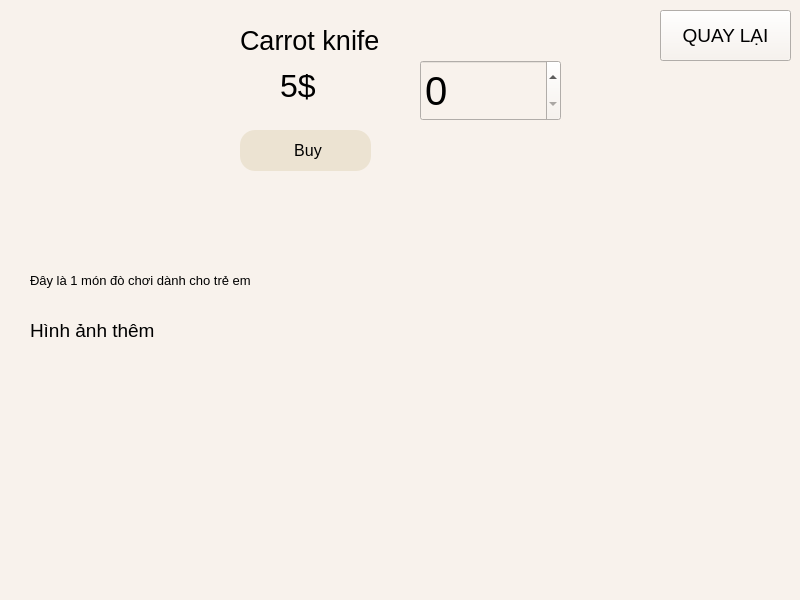
<?xml version="1.0" encoding="UTF-8"?>
<ui version="4.0">
 <class>MainWindow</class>
 <widget class="QMainWindow" name="MainWindow">
  <property name="geometry">
   <rect>
    <x>0</x>
    <y>0</y>
    <width>800</width>
    <height>600</height>
   </rect>
  </property>
  <property name="windowTitle">
   <string>Carrot Knife Page</string>
  </property>
  <property name="styleSheet">
   <string notr="true">background-color: #F8F2EC;</string>
  </property>
  <widget class="QWidget" name="centralwidget">
   <widget class="QPushButton" name="bt_back">
    <property name="geometry">
     <rect>
      <x>660</x>
      <y>10</y>
      <width>131</width>
      <height>51</height>
     </rect>
    </property>
    <property name="font">
     <font>
      <pointsize>14</pointsize>
     </font>
    </property>
    <property name="text">
     <string>QUAY LẠI</string>
    </property>
   </widget>
   <widget class="QLabel" name="label_7">
    <property name="geometry">
     <rect>
      <x>30</x>
      <y>230</y>
      <width>61</width>
      <height>41</height>
     </rect>
    </property>
    <property name="font">
     <font>
      <pointsize>14</pointsize>
     </font>
    </property>
    <property name="text">
     <string>Mô tả</string>
    </property>
   </widget>
   <widget class="QLabel" name="label_12">
    <property name="geometry">
     <rect>
      <x>640</x>
      <y>420</y>
      <width>131</width>
      <height>101</height>
     </rect>
    </property>
    <property name="text">
     <string/>
    </property>
    <property name="pixmap">
     <pixmap>../material/carrot knife5.jpg</pixmap>
    </property>
    <property name="scaledContents">
     <bool>true</bool>
    </property>
   </widget>
   <widget class="QLabel" name="label_11">
    <property name="geometry">
     <rect>
      <x>440</x>
      <y>420</y>
      <width>131</width>
      <height>101</height>
     </rect>
    </property>
    <property name="text">
     <string/>
    </property>
    <property name="pixmap">
     <pixmap>../material/carrot knife4.jfif</pixmap>
    </property>
    <property name="scaledContents">
     <bool>true</bool>
    </property>
   </widget>
   <widget class="QPushButton" name="bt_buy">
    <property name="geometry">
     <rect>
      <x>240</x>
      <y>130</y>
      <width>131</width>
      <height>41</height>
     </rect>
    </property>
    <property name="font">
     <font>
      <family>Segoe UI</family>
      <pointsize>12</pointsize>
      <weight>50</weight>
      <italic>false</italic>
      <bold>false</bold>
     </font>
    </property>
    <property name="styleSheet">
     <string notr="true">background-color: #ECE3D2;
font: 12pt &quot;Segoe UI&quot;;
border-radius: 15px;
padding-left: 5px;</string>
    </property>
    <property name="text">
     <string>Buy</string>
    </property>
   </widget>
   <widget class="QLabel" name="label_5">
    <property name="geometry">
     <rect>
      <x>240</x>
      <y>10</y>
      <width>271</width>
      <height>61</height>
     </rect>
    </property>
    <property name="font">
     <font>
      <pointsize>20</pointsize>
     </font>
    </property>
    <property name="text">
     <string>Carrot knife</string>
    </property>
   </widget>
   <widget class="QLabel" name="label_6">
    <property name="geometry">
     <rect>
      <x>280</x>
      <y>60</y>
      <width>71</width>
      <height>51</height>
     </rect>
    </property>
    <property name="font">
     <font>
      <pointsize>24</pointsize>
     </font>
    </property>
    <property name="text">
     <string>5$</string>
    </property>
   </widget>
   <widget class="QLabel" name="label_4">
    <property name="geometry">
     <rect>
      <x>20</x>
      <y>10</y>
      <width>201</width>
      <height>171</height>
     </rect>
    </property>
    <property name="text">
     <string/>
    </property>
    <property name="pixmap">
     <pixmap>../material/carrot knife.jpg</pixmap>
    </property>
    <property name="scaledContents">
     <bool>true</bool>
    </property>
   </widget>
   <widget class="QLabel" name="label_9">
    <property name="geometry">
     <rect>
      <x>60</x>
      <y>420</y>
      <width>131</width>
      <height>101</height>
     </rect>
    </property>
    <property name="text">
     <string/>
    </property>
    <property name="pixmap">
     <pixmap>../material/carrot knife2.jpg</pixmap>
    </property>
    <property name="scaledContents">
     <bool>true</bool>
    </property>
   </widget>
   <widget class="QLabel" name="label_10">
    <property name="geometry">
     <rect>
      <x>250</x>
      <y>420</y>
      <width>131</width>
      <height>101</height>
     </rect>
    </property>
    <property name="text">
     <string/>
    </property>
    <property name="pixmap">
     <pixmap>../material/carrot knife3.webp</pixmap>
    </property>
    <property name="scaledContents">
     <bool>true</bool>
    </property>
   </widget>
   <widget class="QLabel" name="label_8">
    <property name="geometry">
     <rect>
      <x>30</x>
      <y>310</y>
      <width>151</width>
      <height>41</height>
     </rect>
    </property>
    <property name="font">
     <font>
      <pointsize>14</pointsize>
     </font>
    </property>
    <property name="text">
     <string>Hình ảnh thêm</string>
    </property>
   </widget>
   <widget class="QLabel" name="label">
    <property name="geometry">
     <rect>
      <x>30</x>
      <y>240</y>
      <width>551</width>
      <height>81</height>
     </rect>
    </property>
    <property name="font">
     <font>
      <pointsize>10</pointsize>
     </font>
    </property>
    <property name="text">
     <string>Đây là 1 món đò chơi dành cho trẻ em</string>
    </property>
   </widget>
   <widget class="QSpinBox" name="spinBox">
    <property name="geometry">
     <rect>
      <x>420</x>
      <y>60</y>
      <width>141</width>
      <height>61</height>
     </rect>
    </property>
    <property name="font">
     <font>
      <pointsize>30</pointsize>
     </font>
    </property>
   </widget>
  </widget>
  <widget class="QMenuBar" name="menubar">
   <property name="geometry">
    <rect>
     <x>0</x>
     <y>0</y>
     <width>800</width>
     <height>21</height>
    </rect>
   </property>
  </widget>
  <widget class="QStatusBar" name="statusbar"/>
 </widget>
 <resources/>
 <connections/>
</ui>
